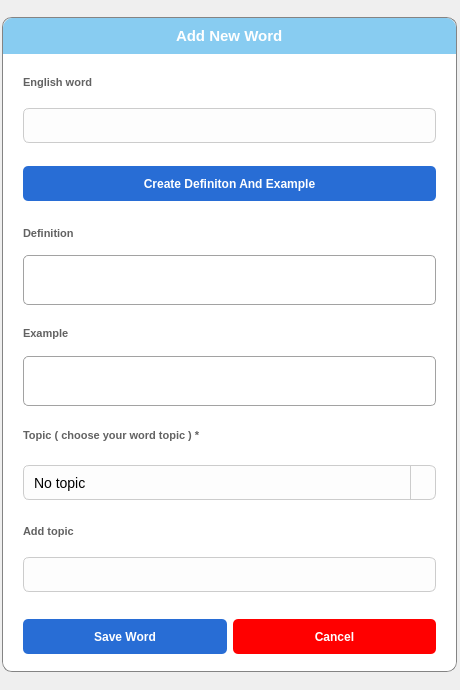
<?xml version="1.0" encoding="UTF-8"?>
<ui version="4.0">
 <class>Dialog</class>
 <widget class="QDialog" name="Dialog">
  <property name="geometry">
   <rect>
    <x>0</x>
    <y>0</y>
    <width>460</width>
    <height>690</height>
   </rect>
  </property>
  <property name="windowTitle">
   <string>Dialog</string>
  </property>
  <property name="styleSheet">
   <string notr="true"/>
  </property>
  <layout class="QHBoxLayout" name="horizontalLayout">
   <property name="leftMargin">
    <number>0</number>
   </property>
   <property name="topMargin">
    <number>0</number>
   </property>
   <property name="rightMargin">
    <number>0</number>
   </property>
   <property name="bottomMargin">
    <number>0</number>
   </property>
   <item>
    <widget class="QFrame" name="MainFrame">
     <property name="minimumSize">
      <size>
       <width>455</width>
       <height>655</height>
      </size>
     </property>
     <property name="maximumSize">
      <size>
       <width>450</width>
       <height>655</height>
      </size>
     </property>
     <property name="styleSheet">
      <string notr="true">#MainFrame{
border: 1px solid rgb(132, 132, 132);
border-radius: 10px;
}</string>
     </property>
     <property name="frameShape">
      <enum>QFrame::StyledPanel</enum>
     </property>
     <property name="frameShadow">
      <enum>QFrame::Raised</enum>
     </property>
     <layout class="QVBoxLayout" name="verticalLayout">
      <property name="spacing">
       <number>0</number>
      </property>
      <property name="leftMargin">
       <number>0</number>
      </property>
      <property name="topMargin">
       <number>0</number>
      </property>
      <property name="rightMargin">
       <number>0</number>
      </property>
      <property name="bottomMargin">
       <number>0</number>
      </property>
      <item>
       <widget class="QFrame" name="frame_2">
        <property name="font">
         <font>
          <pointsize>13</pointsize>
         </font>
        </property>
        <property name="styleSheet">
         <string notr="true">background-color: #88ccf1;
color:#ffffff;
border-top-right-radius:10px;
border-top-left-radius:10px;</string>
        </property>
        <property name="frameShape">
         <enum>QFrame::StyledPanel</enum>
        </property>
        <property name="frameShadow">
         <enum>QFrame::Raised</enum>
        </property>
        <layout class="QHBoxLayout" name="horizontalLayout_2">
         <item alignment="Qt::AlignHCenter">
          <widget class="QLabel" name="label">
           <property name="font">
            <font>
             <pointsize>11</pointsize>
             <weight>75</weight>
             <bold>true</bold>
            </font>
           </property>
           <property name="text">
            <string>Add New Word</string>
           </property>
          </widget>
         </item>
        </layout>
       </widget>
      </item>
      <item>
       <widget class="QFrame" name="frame_3">
        <property name="sizePolicy">
         <sizepolicy hsizetype="Preferred" vsizetype="Expanding">
          <horstretch>0</horstretch>
          <verstretch>0</verstretch>
         </sizepolicy>
        </property>
        <property name="styleSheet">
         <string notr="true">background-color: rgb(255, 255, 255);
border-bottom-right-radius:10px;
border-bottom-left-radius:10px;</string>
        </property>
        <property name="frameShape">
         <enum>QFrame::StyledPanel</enum>
        </property>
        <property name="frameShadow">
         <enum>QFrame::Raised</enum>
        </property>
        <layout class="QVBoxLayout" name="verticalLayout_2">
         <property name="leftMargin">
          <number>20</number>
         </property>
         <property name="rightMargin">
          <number>20</number>
         </property>
         <item>
          <widget class="QFrame" name="frame_4">
           <property name="frameShape">
            <enum>QFrame::StyledPanel</enum>
           </property>
           <property name="frameShadow">
            <enum>QFrame::Raised</enum>
           </property>
           <layout class="QVBoxLayout" name="verticalLayout_3">
            <property name="spacing">
             <number>0</number>
            </property>
            <property name="leftMargin">
             <number>0</number>
            </property>
            <property name="topMargin">
             <number>0</number>
            </property>
            <property name="rightMargin">
             <number>0</number>
            </property>
            <property name="bottomMargin">
             <number>0</number>
            </property>
            <item>
             <widget class="QFrame" name="frame_11">
              <property name="maximumSize">
               <size>
                <width>16777215</width>
                <height>30</height>
               </size>
              </property>
              <property name="frameShape">
               <enum>QFrame::StyledPanel</enum>
              </property>
              <property name="frameShadow">
               <enum>QFrame::Raised</enum>
              </property>
              <layout class="QHBoxLayout" name="horizontalLayout_3">
               <property name="leftMargin">
                <number>0</number>
               </property>
               <property name="topMargin">
                <number>0</number>
               </property>
               <property name="rightMargin">
                <number>0</number>
               </property>
               <property name="bottomMargin">
                <number>0</number>
               </property>
               <item>
                <widget class="QLabel" name="label_2">
                 <property name="font">
                  <font>
                   <pointsize>8</pointsize>
                   <weight>75</weight>
                   <bold>true</bold>
                  </font>
                 </property>
                 <property name="styleSheet">
                  <string notr="true">color: rgb(98, 98, 98);</string>
                 </property>
                 <property name="text">
                  <string>English word</string>
                 </property>
                </widget>
               </item>
              </layout>
             </widget>
            </item>
            <item>
             <widget class="QFrame" name="frame_12">
              <property name="maximumSize">
               <size>
                <width>16777215</width>
                <height>50</height>
               </size>
              </property>
              <property name="frameShape">
               <enum>QFrame::StyledPanel</enum>
              </property>
              <property name="frameShadow">
               <enum>QFrame::Raised</enum>
              </property>
              <layout class="QHBoxLayout" name="horizontalLayout_4">
               <property name="leftMargin">
                <number>0</number>
               </property>
               <property name="topMargin">
                <number>0</number>
               </property>
               <property name="rightMargin">
                <number>0</number>
               </property>
               <property name="bottomMargin">
                <number>0</number>
               </property>
               <item>
                <widget class="QLineEdit" name="vocab">
                 <property name="minimumSize">
                  <size>
                   <width>0</width>
                   <height>35</height>
                  </size>
                 </property>
                 <property name="styleSheet">
                  <string notr="true">QLineEdit {
    border: 1px solid #ccc;      
    border-radius: 6px;           
    padding: 6px 10px;             
    background: #fdfdfd;           
    font-size: 14px;
}

QLineEdit:focus {
    border: 1px solid #888;        
    background: #ffffff;           
}</string>
                 </property>
                </widget>
               </item>
              </layout>
             </widget>
            </item>
           </layout>
          </widget>
         </item>
         <item>
          <widget class="QFrame" name="frame_7">
           <property name="maximumSize">
            <size>
             <width>16777215</width>
             <height>42</height>
            </size>
           </property>
           <property name="frameShape">
            <enum>QFrame::StyledPanel</enum>
           </property>
           <property name="frameShadow">
            <enum>QFrame::Raised</enum>
           </property>
           <layout class="QHBoxLayout" name="horizontalLayout_13">
            <property name="leftMargin">
             <number>0</number>
            </property>
            <property name="topMargin">
             <number>0</number>
            </property>
            <property name="rightMargin">
             <number>0</number>
            </property>
            <property name="bottomMargin">
             <number>0</number>
            </property>
            <item>
             <widget class="QPushButton" name="CreateVocabBtn">
              <property name="minimumSize">
               <size>
                <width>0</width>
                <height>35</height>
               </size>
              </property>
              <property name="font">
               <font>
                <pointsize>9</pointsize>
                <weight>75</weight>
                <bold>true</bold>
               </font>
              </property>
              <property name="cursor">
               <cursorShape>PointingHandCursor</cursorShape>
              </property>
              <property name="styleSheet">
               <string notr="true">#CreateVocabBtn{
	color: rgb(255, 255, 255);
	background-color: rgb(40, 109, 213);
	border-radius:5px;
}
#CreateVocabBtn::hover{
		background-color: rgb(11, 75, 135);
}</string>
              </property>
              <property name="text">
               <string>Create Definiton And Example</string>
              </property>
             </widget>
            </item>
           </layout>
          </widget>
         </item>
         <item>
          <widget class="QFrame" name="frame_10">
           <property name="frameShape">
            <enum>QFrame::StyledPanel</enum>
           </property>
           <property name="frameShadow">
            <enum>QFrame::Raised</enum>
           </property>
           <layout class="QVBoxLayout" name="verticalLayout_4">
            <property name="spacing">
             <number>0</number>
            </property>
            <property name="leftMargin">
             <number>0</number>
            </property>
            <property name="topMargin">
             <number>0</number>
            </property>
            <property name="rightMargin">
             <number>0</number>
            </property>
            <property name="bottomMargin">
             <number>0</number>
            </property>
            <item>
             <widget class="QFrame" name="frame_14">
              <property name="maximumSize">
               <size>
                <width>16777215</width>
                <height>50</height>
               </size>
              </property>
              <property name="frameShape">
               <enum>QFrame::StyledPanel</enum>
              </property>
              <property name="frameShadow">
               <enum>QFrame::Raised</enum>
              </property>
              <layout class="QHBoxLayout" name="horizontalLayout_5">
               <property name="leftMargin">
                <number>0</number>
               </property>
               <property name="topMargin">
                <number>0</number>
               </property>
               <property name="rightMargin">
                <number>0</number>
               </property>
               <property name="bottomMargin">
                <number>0</number>
               </property>
               <item>
                <widget class="QLabel" name="label_3">
                 <property name="maximumSize">
                  <size>
                   <width>16777215</width>
                   <height>20</height>
                  </size>
                 </property>
                 <property name="font">
                  <font>
                   <pointsize>8</pointsize>
                   <weight>75</weight>
                   <bold>true</bold>
                  </font>
                 </property>
                 <property name="styleSheet">
                  <string notr="true">color: rgb(98, 98, 98);</string>
                 </property>
                 <property name="text">
                  <string>Definition</string>
                 </property>
                </widget>
               </item>
              </layout>
             </widget>
            </item>
            <item>
             <widget class="QFrame" name="frame_13">
              <property name="styleSheet">
               <string notr="true">border: solid 1px rgb(162, 162, 162);
border-radius: 5px;</string>
              </property>
              <property name="frameShape">
               <enum>QFrame::StyledPanel</enum>
              </property>
              <property name="frameShadow">
               <enum>QFrame::Plain</enum>
              </property>
              <layout class="QHBoxLayout" name="horizontalLayout_6">
               <property name="leftMargin">
                <number>0</number>
               </property>
               <property name="topMargin">
                <number>0</number>
               </property>
               <property name="rightMargin">
                <number>0</number>
               </property>
               <property name="bottomMargin">
                <number>0</number>
               </property>
               <item>
                <widget class="QLabel" name="definition">
                 <property name="minimumSize">
                  <size>
                   <width>0</width>
                   <height>50</height>
                  </size>
                 </property>
                 <property name="font">
                  <font>
                   <pointsize>7</pointsize>
                  </font>
                 </property>
                 <property name="styleSheet">
                  <string notr="true">    border: 1px solid rgb(162, 162, 162);
    border-radius: 5px;
	padding-left:2px;</string>
                 </property>
                 <property name="frameShape">
                  <enum>QFrame::StyledPanel</enum>
                 </property>
                 <property name="text">
                  <string/>
                 </property>
                 <property name="wordWrap">
                  <bool>true</bool>
                 </property>
                </widget>
               </item>
              </layout>
             </widget>
            </item>
           </layout>
          </widget>
         </item>
         <item>
          <widget class="QFrame" name="frame_5">
           <property name="frameShape">
            <enum>QFrame::StyledPanel</enum>
           </property>
           <property name="frameShadow">
            <enum>QFrame::Raised</enum>
           </property>
           <layout class="QVBoxLayout" name="verticalLayout_5">
            <property name="spacing">
             <number>0</number>
            </property>
            <property name="leftMargin">
             <number>0</number>
            </property>
            <property name="topMargin">
             <number>0</number>
            </property>
            <property name="rightMargin">
             <number>0</number>
            </property>
            <property name="bottomMargin">
             <number>0</number>
            </property>
            <item>
             <widget class="QFrame" name="frame_15">
              <property name="minimumSize">
               <size>
                <width>0</width>
                <height>34</height>
               </size>
              </property>
              <property name="maximumSize">
               <size>
                <width>16777215</width>
                <height>50</height>
               </size>
              </property>
              <property name="frameShape">
               <enum>QFrame::StyledPanel</enum>
              </property>
              <property name="frameShadow">
               <enum>QFrame::Raised</enum>
              </property>
              <layout class="QHBoxLayout" name="horizontalLayout_8">
               <property name="leftMargin">
                <number>0</number>
               </property>
               <item>
                <widget class="QLabel" name="label_4">
                 <property name="maximumSize">
                  <size>
                   <width>16777215</width>
                   <height>20</height>
                  </size>
                 </property>
                 <property name="font">
                  <font>
                   <pointsize>8</pointsize>
                   <weight>75</weight>
                   <bold>true</bold>
                  </font>
                 </property>
                 <property name="styleSheet">
                  <string notr="true">color: rgb(98, 98, 98);</string>
                 </property>
                 <property name="text">
                  <string>Example</string>
                 </property>
                </widget>
               </item>
              </layout>
             </widget>
            </item>
            <item>
             <widget class="QFrame" name="frame_16">
              <property name="frameShape">
               <enum>QFrame::StyledPanel</enum>
              </property>
              <property name="frameShadow">
               <enum>QFrame::Raised</enum>
              </property>
              <layout class="QHBoxLayout" name="horizontalLayout_7">
               <property name="leftMargin">
                <number>0</number>
               </property>
               <property name="topMargin">
                <number>0</number>
               </property>
               <property name="rightMargin">
                <number>0</number>
               </property>
               <property name="bottomMargin">
                <number>0</number>
               </property>
               <item>
                <widget class="QLabel" name="example">
                 <property name="minimumSize">
                  <size>
                   <width>0</width>
                   <height>50</height>
                  </size>
                 </property>
                 <property name="font">
                  <font>
                   <pointsize>7</pointsize>
                  </font>
                 </property>
                 <property name="styleSheet">
                  <string notr="true">    border: 1px solid rgb(162, 162, 162);
    border-radius: 5px;
	padding-left:2px;</string>
                 </property>
                 <property name="frameShape">
                  <enum>QFrame::StyledPanel</enum>
                 </property>
                 <property name="text">
                  <string/>
                 </property>
                 <property name="wordWrap">
                  <bool>true</bool>
                 </property>
                </widget>
               </item>
              </layout>
             </widget>
            </item>
           </layout>
          </widget>
         </item>
         <item>
          <widget class="QFrame" name="frame_6">
           <property name="frameShape">
            <enum>QFrame::StyledPanel</enum>
           </property>
           <property name="frameShadow">
            <enum>QFrame::Raised</enum>
           </property>
           <layout class="QVBoxLayout" name="verticalLayout_6">
            <property name="spacing">
             <number>0</number>
            </property>
            <property name="leftMargin">
             <number>0</number>
            </property>
            <property name="topMargin">
             <number>0</number>
            </property>
            <property name="rightMargin">
             <number>0</number>
            </property>
            <property name="bottomMargin">
             <number>0</number>
            </property>
            <item>
             <widget class="QFrame" name="frame_18">
              <property name="maximumSize">
               <size>
                <width>16777215</width>
                <height>50</height>
               </size>
              </property>
              <property name="frameShape">
               <enum>QFrame::StyledPanel</enum>
              </property>
              <property name="frameShadow">
               <enum>QFrame::Raised</enum>
              </property>
              <layout class="QHBoxLayout" name="horizontalLayout_9">
               <property name="leftMargin">
                <number>0</number>
               </property>
               <property name="topMargin">
                <number>0</number>
               </property>
               <property name="rightMargin">
                <number>0</number>
               </property>
               <property name="bottomMargin">
                <number>0</number>
               </property>
               <item>
                <widget class="QLabel" name="label_5">
                 <property name="maximumSize">
                  <size>
                   <width>16777215</width>
                   <height>50</height>
                  </size>
                 </property>
                 <property name="font">
                  <font>
                   <pointsize>8</pointsize>
                   <weight>75</weight>
                   <bold>true</bold>
                  </font>
                 </property>
                 <property name="styleSheet">
                  <string notr="true">color: rgb(98, 98, 98);</string>
                 </property>
                 <property name="text">
                  <string>Topic ( choose your word topic ) *</string>
                 </property>
                </widget>
               </item>
              </layout>
             </widget>
            </item>
            <item>
             <widget class="QFrame" name="frame_17">
              <property name="frameShape">
               <enum>QFrame::StyledPanel</enum>
              </property>
              <property name="frameShadow">
               <enum>QFrame::Raised</enum>
              </property>
              <layout class="QHBoxLayout" name="horizontalLayout_10">
               <property name="spacing">
                <number>0</number>
               </property>
               <property name="leftMargin">
                <number>0</number>
               </property>
               <property name="topMargin">
                <number>0</number>
               </property>
               <property name="rightMargin">
                <number>0</number>
               </property>
               <property name="bottomMargin">
                <number>0</number>
               </property>
               <item>
                <widget class="QComboBox" name="Topic_opt">
                 <property name="minimumSize">
                  <size>
                   <width>0</width>
                   <height>35</height>
                  </size>
                 </property>
                 <property name="font">
                  <font>
                   <pointsize>-1</pointsize>
                  </font>
                 </property>
                 <property name="styleSheet">
                  <string notr="true">QComboBox#Topic_opt {
    border: 1px solid #ccc;      
    border-radius: 6px;           
    padding: 6px 10px;             
    background: #fdfdfd;           
    font-size: 14px;
}

QComboBox#Topic_opt:focus {
    border: 1px solid #888;        
    background: #ffffff;           
}

QComboBox#Topic_opt::drop-down {
    subcontrol-origin: padding;
    subcontrol-position: top right;
    width: 24px;
    border-left: 1px solid #ccc;
}

QComboBox#Topic_opt::down-arrow {
	image: url(:/UI/icons/chevron-down.svg);
    width: 12px;
    height: 12px;
}
</string>
                 </property>
                 <property name="frame">
                  <bool>true</bool>
                 </property>
                 <item>
                  <property name="text">
                   <string>No topic</string>
                  </property>
                 </item>
                 <item>
                  <property name="text">
                   <string>+ Add new topic</string>
                  </property>
                 </item>
                </widget>
               </item>
              </layout>
             </widget>
            </item>
           </layout>
          </widget>
         </item>
         <item>
          <widget class="QFrame" name="frame_9">
           <property name="frameShape">
            <enum>QFrame::StyledPanel</enum>
           </property>
           <property name="frameShadow">
            <enum>QFrame::Raised</enum>
           </property>
           <layout class="QVBoxLayout" name="verticalLayout_7">
            <property name="spacing">
             <number>0</number>
            </property>
            <property name="leftMargin">
             <number>0</number>
            </property>
            <property name="topMargin">
             <number>0</number>
            </property>
            <property name="rightMargin">
             <number>0</number>
            </property>
            <property name="bottomMargin">
             <number>0</number>
            </property>
            <item>
             <widget class="QFrame" name="frame_20">
              <property name="maximumSize">
               <size>
                <width>16777215</width>
                <height>30</height>
               </size>
              </property>
              <property name="frameShape">
               <enum>QFrame::StyledPanel</enum>
              </property>
              <property name="frameShadow">
               <enum>QFrame::Raised</enum>
              </property>
              <layout class="QHBoxLayout" name="horizontalLayout_11">
               <property name="leftMargin">
                <number>0</number>
               </property>
               <property name="topMargin">
                <number>0</number>
               </property>
               <property name="rightMargin">
                <number>0</number>
               </property>
               <property name="bottomMargin">
                <number>0</number>
               </property>
               <item>
                <widget class="QLabel" name="label_6">
                 <property name="minimumSize">
                  <size>
                   <width>0</width>
                   <height>21</height>
                  </size>
                 </property>
                 <property name="maximumSize">
                  <size>
                   <width>16777215</width>
                   <height>60</height>
                  </size>
                 </property>
                 <property name="font">
                  <font>
                   <pointsize>8</pointsize>
                   <weight>75</weight>
                   <bold>true</bold>
                  </font>
                 </property>
                 <property name="styleSheet">
                  <string notr="true">color: rgb(98, 98, 98);</string>
                 </property>
                 <property name="text">
                  <string>Add topic</string>
                 </property>
                </widget>
               </item>
              </layout>
             </widget>
            </item>
            <item>
             <widget class="QFrame" name="frame_19">
              <property name="minimumSize">
               <size>
                <width>0</width>
                <height>43</height>
               </size>
              </property>
              <property name="maximumSize">
               <size>
                <width>16777215</width>
                <height>50</height>
               </size>
              </property>
              <property name="frameShape">
               <enum>QFrame::StyledPanel</enum>
              </property>
              <property name="frameShadow">
               <enum>QFrame::Raised</enum>
              </property>
              <layout class="QHBoxLayout" name="horizontalLayout_12">
               <property name="spacing">
                <number>0</number>
               </property>
               <property name="leftMargin">
                <number>0</number>
               </property>
               <property name="topMargin">
                <number>0</number>
               </property>
               <property name="rightMargin">
                <number>0</number>
               </property>
               <property name="bottomMargin">
                <number>0</number>
               </property>
               <item>
                <widget class="QLineEdit" name="topic_input">
                 <property name="minimumSize">
                  <size>
                   <width>0</width>
                   <height>35</height>
                  </size>
                 </property>
                 <property name="styleSheet">
                  <string notr="true">QLineEdit {
    border: 1px solid #ccc;      
    border-radius: 6px;           
    padding: 6px 10px;             
    background: #fdfdfd;           
    font-size: 14px;
}

QLineEdit:focus {
    border: 1px solid #888;        
    background: #ffffff;           
}</string>
                 </property>
                </widget>
               </item>
              </layout>
             </widget>
            </item>
           </layout>
          </widget>
         </item>
         <item>
          <widget class="QFrame" name="frame_8">
           <property name="maximumSize">
            <size>
             <width>16777215</width>
             <height>50</height>
            </size>
           </property>
           <property name="frameShape">
            <enum>QFrame::StyledPanel</enum>
           </property>
           <property name="frameShadow">
            <enum>QFrame::Raised</enum>
           </property>
           <layout class="QHBoxLayout" name="horizontalLayout_14">
            <property name="leftMargin">
             <number>0</number>
            </property>
            <property name="topMargin">
             <number>0</number>
            </property>
            <property name="rightMargin">
             <number>0</number>
            </property>
            <property name="bottomMargin">
             <number>0</number>
            </property>
            <item>
             <widget class="QPushButton" name="SaveVocabBtn">
              <property name="minimumSize">
               <size>
                <width>0</width>
                <height>35</height>
               </size>
              </property>
              <property name="font">
               <font>
                <pointsize>9</pointsize>
                <weight>75</weight>
                <bold>true</bold>
               </font>
              </property>
              <property name="cursor">
               <cursorShape>PointingHandCursor</cursorShape>
              </property>
              <property name="styleSheet">
               <string notr="true">#SaveVocabBtn{
	color: rgb(255, 255, 255);
	background-color: rgb(40, 109, 213);
	border-radius:5px;
}
#SaveVocabBtn::hover{
		background-color: rgb(11, 75, 135);
}</string>
              </property>
              <property name="text">
               <string>Save Word</string>
              </property>
             </widget>
            </item>
            <item>
             <widget class="QPushButton" name="Cancel_Btn">
              <property name="minimumSize">
               <size>
                <width>0</width>
                <height>35</height>
               </size>
              </property>
              <property name="font">
               <font>
                <pointsize>9</pointsize>
                <weight>75</weight>
                <bold>true</bold>
               </font>
              </property>
              <property name="cursor">
               <cursorShape>PointingHandCursor</cursorShape>
              </property>
              <property name="styleSheet">
               <string notr="true">#Cancel_Btn{
	color: rgb(255, 255, 255);
	background-color: rgb(255, 0, 0);
	border-radius:5px;
}
#Cancel_Btn::hover{
	background-color: rgb(171, 0, 0);
}</string>
              </property>
              <property name="text">
               <string>Cancel</string>
              </property>
             </widget>
            </item>
           </layout>
          </widget>
         </item>
        </layout>
       </widget>
      </item>
     </layout>
    </widget>
   </item>
  </layout>
 </widget>
 <resources>
  <include location="../../resources/resources.qrc"/>
 </resources>
 <connections/>
</ui>
